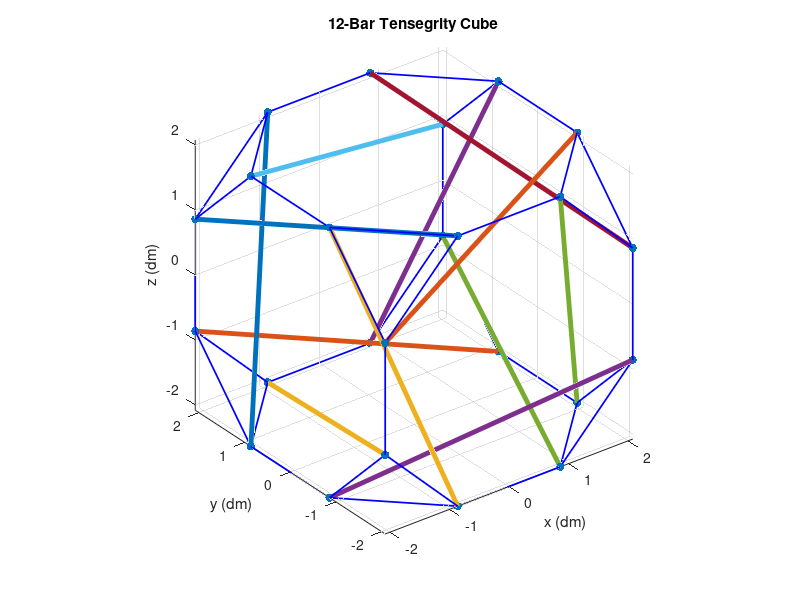

This chart was generated by the following MATLAB code:
%% 12-Bar Tensegrity Cube
% From SW model 'C:\Users\Mallory\Google Drive\Tensegrity Research at NASA
% Ames and UC Berkeley\12-Bar Tensegrity\12-Bar Structures\Cube\cube
% adjustable dims.sldprt'
% See also 'C:\Users\Mallory\Google Drive\Tensegrity Research at NASA Ames
% and UC Berkeley\12-Bar Tensegrity\12-Bar Structures\Node Finding\node
% numbers.ppx'
% Author: Mallory Daly
% Created: 2/22/17
% Last Updated: 2/22/17
close all

%% Scaling Factor
% Set scaling factor to 0.1 to mimic NTRT conversion to dm
scalingFactor = 0.1;

%% Node Positions
% Nodes created by starting from front view and moving clockwise from
% leftmost top node, and pairing nodes with bars
% Rod length = 45 cm
n0  = [-20.79 20.79 8.61];
n1  = [-8.61 -20.79 20.79];
n2  = [-20.79 20.79 -8.61];
n3  = [20.79 8.61 -20.79];
n4  = [-8.61 20.79 -20.79];
n5  = [-20.79 -20.79 -8.61];
n6  = [8.61 20.79 -20.79];
n7  = [20.79 8.61 20.79];
n8  = [20.79 20.79 -8.61];
n9  = [8.61 -20.79 -20.79];
n10 = [20.79 20.79 8.61];
n11 = [-20.79 8.61 20.79];
n12 = [8.61 20.79 20.79];
n13 = [20.79 -20.79 8.61];
n14 = [-8.61 20.79 20.79];
n15 = [-20.79 8.61 -20.79];
n16 = [-20.79 -20.79 8.61];
n17 = [20.79 -8.61 20.79];
n18 = [-8.61 -20.79 -20.79];
n19 = [-20.79 -8.61 20.79];
n20 = [20.79 -20.79 -8.61];
n21 = [-20.79 -8.61 -20.79];
n22 = [8.61 -20.79 20.79];
n23 = [20.79 -8.61 -20.79];

% Scale nodes by compiling as matrix and scaling matrix
nMatrix = scalingFactor*[n0; n1; n2; n3; n4; n5; n6; n7; n8; n9; n10; n11; 
    n12; n13; n14; n15; n16; n17; n18; n19; n20; n21; n22; n23];

% Plot nodes
figure
scatter3(nMatrix(:,1),nMatrix(:,2),nMatrix(:,3),'filled')
title('12-Bar Tensegrity Cube')
axis equal

%% Bar Positions
% Rod length = 45 cm
b0  = [n0;  n1];
b1  = [n2;  n3];
b2  = [n4;  n5];
b3  = [n6;  n7];
b4  = [n8;  n9];
b5  = [n10; n11];
b6  = [n12; n13];
b7  = [n14; n15];
b8  = [n16; n17];
b9  = [n18; n19];
b10 = [n20; n21];
b11 = [n22; n23];

% Scale bars by compiling as matrix and scaling matrix
barMatrix = scalingFactor*[b0; b1; b2; b3; b4; b5; b6; b7; b8; b9; b10; b11];

% Add bars to plot
for i = 1:2:23
    hold on
    plot3(barMatrix(i:i+1,1),barMatrix(i:i+1,2),barMatrix(i:i+1,3),'LineWidth',3.5)
end
xlabel('x (dm)')
ylabel('y (dm)')
zlabel('z (dm)')

%% Cable Positions
% Cables designed in SW model to be approximately equal length
c0	= [n0; n2];
c1	= [n0; n14];
c2	= [n0; n11];
c3	= [n2; n4];
c4	= [n2; n15];
c5	= [n4; n15];
c6	= [n4; n6];
c7	= [n6; n8];
c8	= [n6; n3];
c9	= [n8; n3];
c10	= [n3; n23];
c11	= [n8; n10];
c12	= [n10; n12];
c13	= [n10; n7];
c14	= [n7; n12];
c15	= [n14; n12];
c16	= [n14; n11];
c17	= [n23; n20];
c18	= [n9; n23];
c19	= [n7; n17];
c20	= [n17; n13];
c21	= [n13; n22];
c22	= [n22; n17];
c23	= [n22; n1];
c24	= [n1; n16];
c25	= [n16; n19];
c26	= [n19; n1];
c27	= [n19; n11];
c28	= [n5; n18];
c29	= [n18; n21];
c30	= [n21; n5];
c31	= [n21; n15];
c32	= [n18; n9];
c33	= [n9; n20];
c34	= [n20; n13];
c35	= [n16; n5];

% Scale cables by compiling as matrix and scaling matrix
cableMatrix = scalingFactor*[c0; c1; c2; c3; c4; c5; c6; c7; c8; c9; c10;
    c11; c12; c13; c14; c15; c16; c17; c18; c19; c20; c21; c22; c23; c24;
    c25; c26; c27; c28; c29; c30; c31; c32; c33; c34; c35];

% Add cables to plot
for i = 1:2:71
    hold on
    plot3(cableMatrix(i:i+1,1),cableMatrix(i:i+1,2),cableMatrix(i:i+1,3),'b','LineWidth',1.25)
end